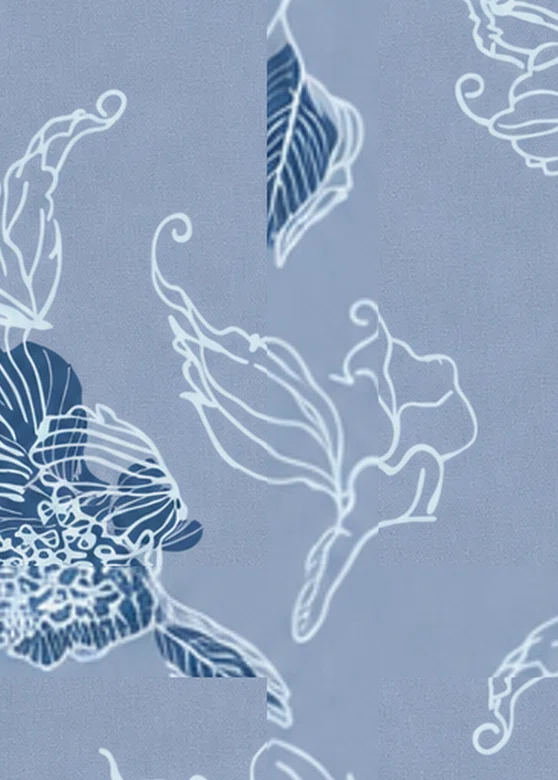
#> input picture 算法/描稿-四方连续-psd分层/knowledge/cases/case-20261020-01/defect.webp, 558 x 780 px
$ python 06-clean-background.py --image ../knowledge/cases/case-20261020-01/defect.webp --out out.png
#> lines starting #> are read from the running program, lines starting #| are printed output that depends on the picture; after the words box and inside, x2 and y2 are one past the last pixel; in counts of white or black regions, pixels touching at a corner belong together
#!/usr/bin/env python3
"""第 6 步（底色净化）：把描稿的底色刷干净（平色化）

做法：
1) 低饱和高亮像素 → 背景候选；
2) 只保留面积≥2% 的连通背景块（避免误伤浅色花瓣）；
3) 取背景中"局部方差最小 60%"像素的中位色作为干净底色；
4) 羽化替换，最多 iter 轮，直到背景亮度标准差 < 2。
用法: python steps/06-clean-background.py --image 图.png --out fixed.png [--iters 3]
"""
import numpy as np, argparse, json
from PIL import Image
from scipy import ndimage as ndi

ap = argparse.ArgumentParser()
ap.add_argument('--image', required=True); ap.add_argument('--out', required=True)
ap.add_argument('--iters', type=int, default=3)
ap.add_argument('--sat', type=float, default=0.25)
ap.add_argument('--val', type=float, default=0.55)
ap.add_argument('--feather', type=int, default=3)
a = ap.parse_args()

arr = np.asarray(Image.open(a.image).convert('RGB'), dtype=np.float32)
H, W, _ = arr.shape
#> H = 780; W = 558
cur = arr.copy()

def bg_mask(x):
    g = x / 255.0
    mx = g.max(axis=2); mn = g.min(axis=2)
    sat = (mx - mn) / np.maximum(mx, 1e-6); val = mx
    m = (sat < a.sat) & (val > a.val)
    m = ndi.binary_opening(m, np.ones((3, 3)))
    m = ndi.binary_closing(m, np.ones((5, 5)))
    lab, n = ndi.label(m)
    out = np.zeros_like(m)
    for k in range(1, n + 1):
        comp = (lab == k)
        if comp.mean() < 0.02: continue
        # 含较多高饱和像素 → 是浅色花瓣/花芯，不能当背景刷
        if float((sat[comp] > 0.4).mean()) > 0.01: continue
        out |= comp
    return out

used = 0
for it in range(a.iters):
    used = it + 1
    bg = bg_mask(cur)
    if bg.mean() < 0.05: break
    loc = ndi.uniform_filter(cur, size=(11, 11, 1)).mean(axis=2)
    thr = np.percentile(loc[bg], 60)
    clean = cur[bg & (loc <= thr)]
    target = np.median(clean, axis=0)
    soft = ndi.binary_erosion(bg, np.ones((3, 3)))
    alpha = np.clip(ndi.gaussian_filter(soft.astype(np.float32), sigma=a.feather) * 1.8, 0, 1)[..., None]
    cur = np.clip(cur * (1 - alpha) + target[None, None, :] * alpha, 0, 255)
    v = cur[bg].mean(axis=1)
    if float(v.std()) < 2.0: break
#> this loop made 2 passes
#> (n in bg_mask, thr, target) on passes 1 to 2: (24, 166.3, [144, 162, 189]), (24, 165, [144, 162, 189])
#> pass 1, in bg_mask, `sat = (mx - mn) / np.maximum(mx, 1e-06)`:
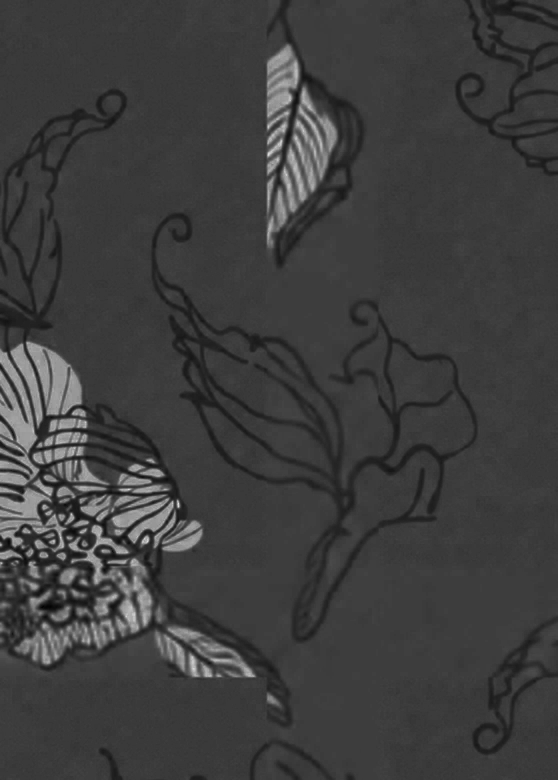
#> sat: shape (780, 558) float32; min 0.00784, max 0.887, mean 0.245
#> after the loop:
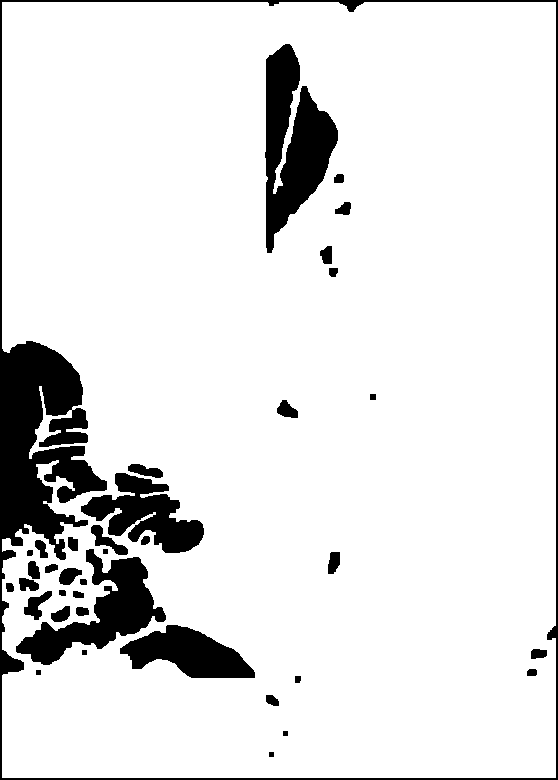
#> bg: shape (780, 558) bool; 89.2% white; 38 black regions, largest, box (x1, y1, x2, y2) and area: (0, 0, 558, 780) 19736, (265, 44, 338, 253) 8226, (16, 549, 166, 665) 6124
#> after the loop:
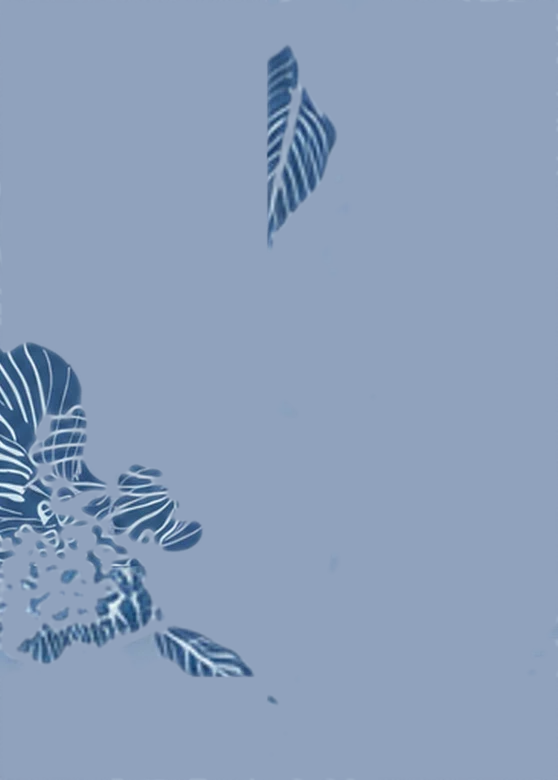
#> cur: shape (780, 558, 3) float32; mean R, G, B 139.6, 157.8, 186.1

out = cur.astype(np.uint8)
Image.fromarray(out).save(a.out)
bg = bg_mask(cur)
#> in bg_mask (call 3), `mx = g.max(axis=2)`:
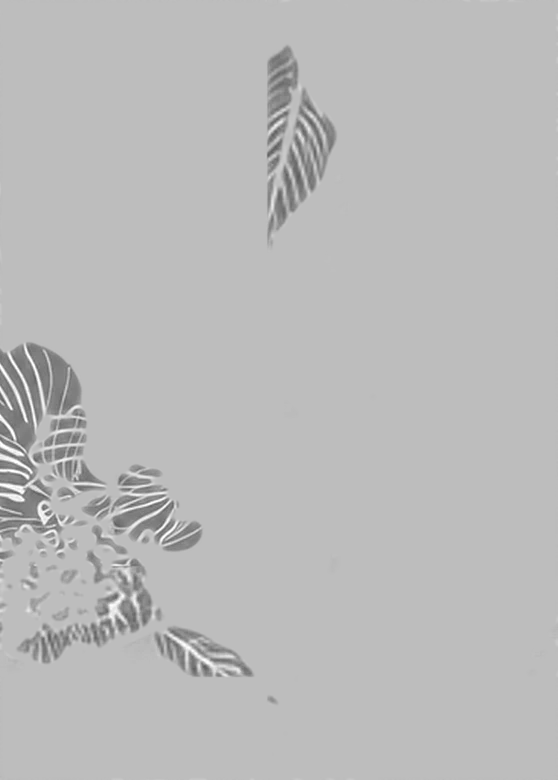
#> mx: shape (780, 558) float32; min 0.353, max 1, mean 0.73
#> in bg_mask (call 3), `mn = g.min(axis=2)`:
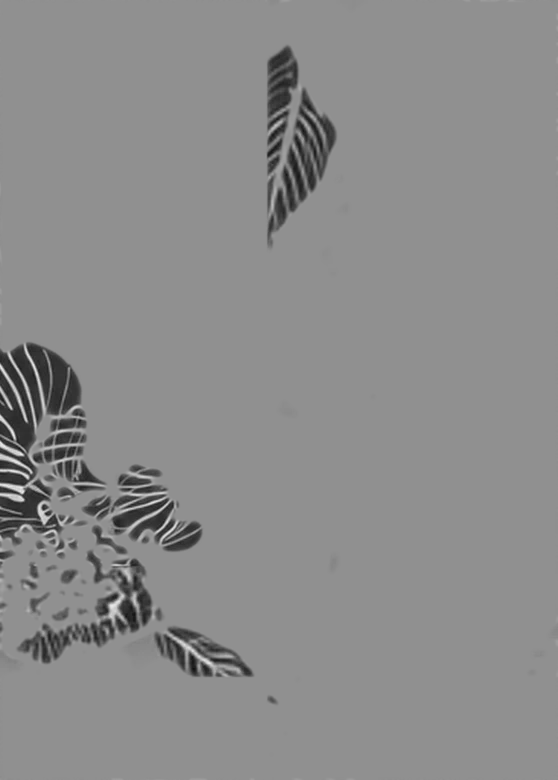
#> mn: shape (780, 558) float32; min 0.0594, max 0.933, mean 0.547
#> in bg_mask (call 3), `m = (sat < a.sat) & (val > a.val)`: m: shape (780, 558) bool; 91.5% white; 67 black regions (6 under 20 px), largest, box (x1, y1, x2, y2) and area: (266, 44, 338, 252) 7883, (16, 549, 154, 665) 5411, (123, 625, 255, 678) 3615
#> in bg_mask (call 3), `m = ndi.binary_opening(m, np.ones((3, 3)))`: m: shape (780, 558) bool; 91.1% white; 42 black regions (4 under 20 px), largest, box (x1, y1, x2, y2) and area: (0, 341, 107, 560) 13085, (266, 44, 338, 252) 7965, (16, 549, 165, 665) 5655
#> in bg_mask (call 3), `m = ndi.binary_closing(m, np.ones((5, 5)))`: m: shape (780, 558) bool; 90.2% white; 27 black regions, largest, box (x1, y1, x2, y2) and area: (0, 0, 558, 780) 18347, (266, 45, 338, 249) 7943, (17, 550, 165, 665) 5591
#> in bg_mask (call 3), `lab, n = ndi.label(m)`:
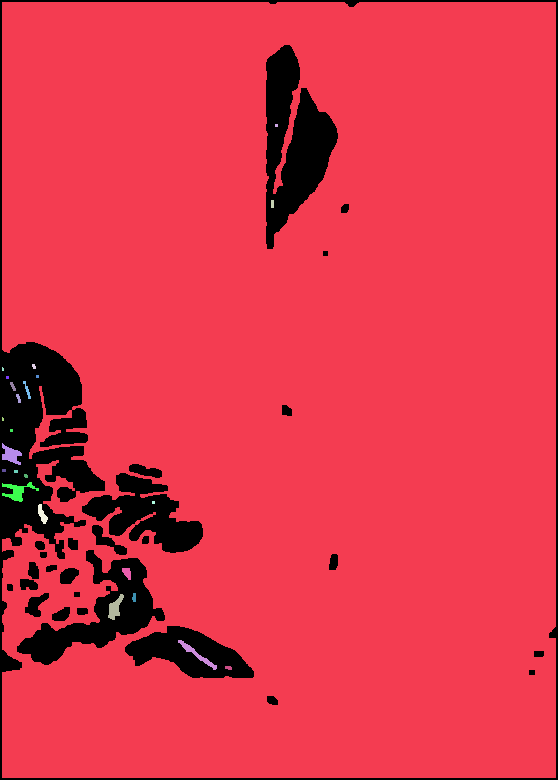
#> lab: shape (780, 558) int32; 25 distinct labels, from 0 to 24; one colour per label, 0 black
#> the loop in bg_mask (call 3), `for k in range(1, n + 1):` made 24 passes
#> pass 2, in bg_mask (call 3), `comp = (lab == k)`:
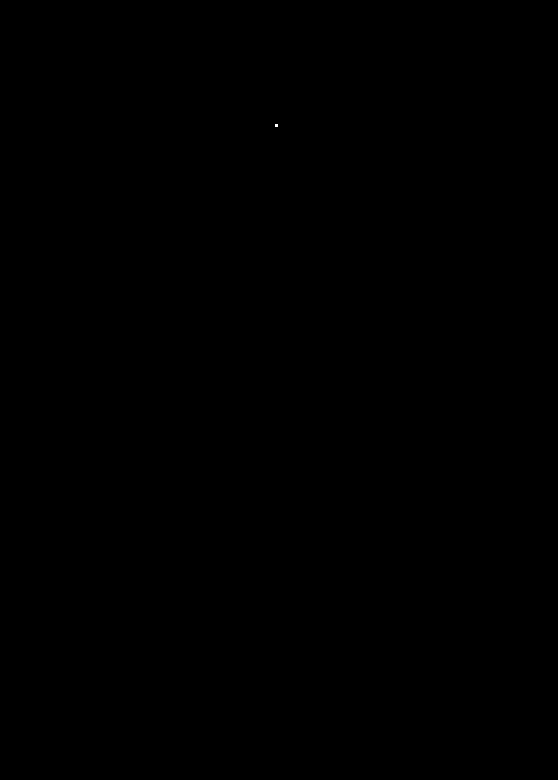
#> comp: shape (780, 558) bool; 0% white in thin lines or dots, all inside (x1, y1, x2, y2) = (275, 124, 278, 127)
g = cur / 255.0
print(json.dumps({'step': '06-clean-background', 'image': a.image, 'out': a.out,
                  'iters_used': used, 'bg_frac': round(float(bg.mean()), 3),
                  'bg_val_std': round(float((g.max(axis=2)[bg] * 255).std()), 2)}, ensure_ascii=False))
#| {"step": "06-clean-background", "image": "../knowledge/cases/case-20261020-01/defect.webp", "out": "out.png", "iters_used": 2, "bg_frac": 0.899, "bg_val_std": 1.7}
